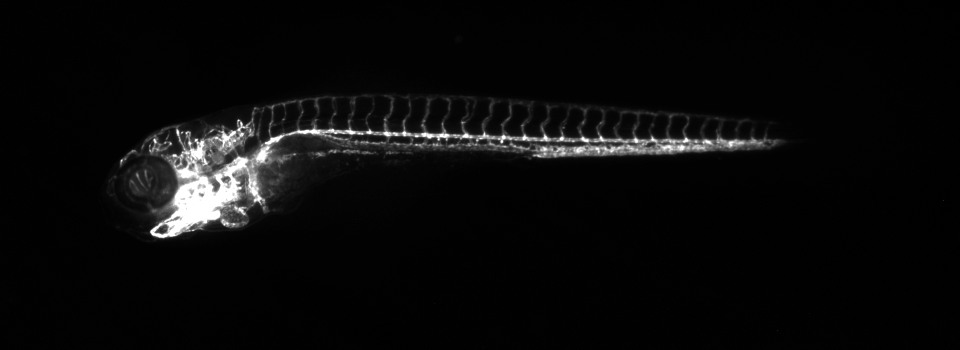
%> input picture examples/CHLA10/ch1/fish_0001.tif, 1919 x 700 px (shown at 1/2 size)
$ octave --eval "result = pHash(imread('../examples/CHLA10/ch1/fish_0001.tif'));"   (GNU Octave 9; MATLAB toolbox functions it lacks are replaced by stand-ins)
%> lines starting %> are read from the running program, lines starting %| are printed output that depends on the picture
function hash = pHash(img)

    % Resize to 32x32
%
% Copyright (C) 2026, Danuser Lab - UTSouthwestern
%
% This file is part of FishATLAS_Package.
%
% FishATLAS_Package is free software: you can redistribute it and/or modify
% it under the terms of the GNU General Public License as published by
% the Free Software Foundation, either version 3 of the License, or
% (at your option) any later version.
%
% FishATLAS_Package is distributed in the hope that it will be useful,
% but WITHOUT ANY WARRANTY; without even the implied warranty of
% MERCHANTABILITY or FITNESS FOR A PARTICULAR PURPOSE.  See the
% GNU General Public License for more details.
%
% You should have received a copy of the GNU General Public License
% along with FishATLAS_Package.  If not, see <http://www.gnu.org/licenses/>.
%
%
    img = imresize(img, [32 32]);
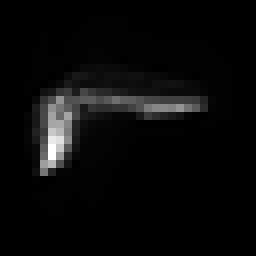
%> img: size 32x32 uint8 (shown 8 times larger); min 0, max 255, mean 10.2

    % Apply 2D Discrete Cosine Transform (DCT)
    dctImg = dct2(double(img));
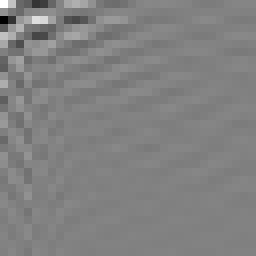
%> dctImg: size 32x32 double (shown 8 times larger); min -338.4, max 327.1, mean 0.1; drawn with min black and max white

    % Extract the top-left 8x8 DCT coefficients
    dctLowFreq = dctImg(1:8, 1:8);
%> dctLowFreq = [327.1 169.5 -64.81 -90.55 -200.3 -179 -70.56 8.3; 42.59 -22.13 -59.09 6.24 15.07 29.35 33.41 8.65; -338.4 -200.2 59.77 105.9 246 224.4 84.52 -17.37; -97.82 60.14 131 -22.9 -34.33 -63.08 -79.45 -19.47; 162.9 118.2 -4.53 -58.44 -155.7 -146.9 -47.99 27.96; 100 -66.94 -132.5 43.21 31.87 55.1 80.25 12.51; -2.88 -37.39 -38.94 22.74 57.09 55.93 10.05 -33.89; -76.81 50.86 83.87 -53.8 -13.92 -19.45 -45.35 4.44]

    % Compute the mean of the DCT coefficients (excluding DC)
    dctMean = mean(dctLowFreq(:));
%> dctMean = -0.409

    % Generate binary hash (1 if greater than mean, else 0)
    hash = dctLowFreq > dctMean;
%> hash = [true true false false false false false true; true false false true true true true true; false false true true true true true false; false true true false false false false false; true true false false false false false true; true false false true true true true true; false false false true true true true false; false true true false false false false true]

    % Convert binary matrix to a vector
    hash = hash(:)';
%> hash = 64 logical values, 32 true
end

$ run again, on examples/CHLA10/ch1/fish_0002.tif
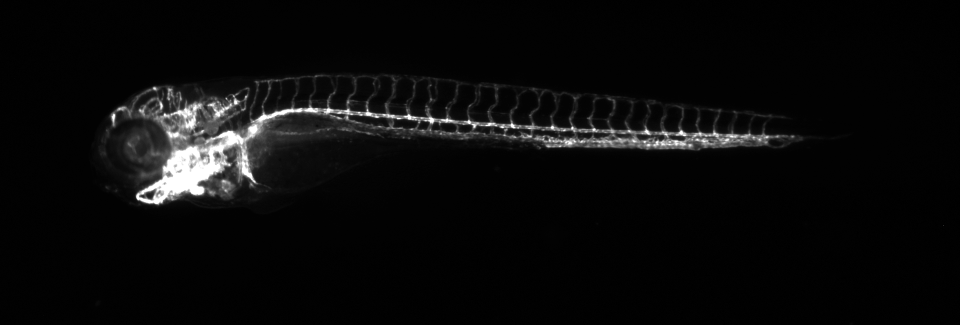
%> input picture examples/CHLA10/ch1/fish_0002.tif, 1919 x 650 px (shown at 1/2 size)
%> in pHash, `img = imresize(img, [32 32]);`:
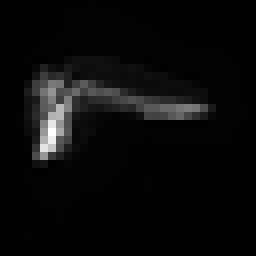
%> img: size 32x32 uint8 (shown 8 times larger); min 0, max 255, mean 10.7
%> in pHash, `dctImg = dct2(double(img));`:
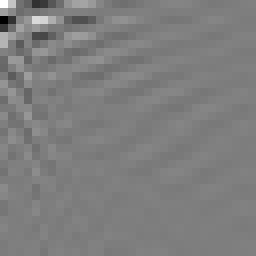
%> dctImg: size 32x32 double (shown 8 times larger); min -337.6, max 342.7, mean 0.1; drawn with min black and max white
%> dctLowFreq = [342.7 184.5 -35.01 -74.52 -204.4 -184.2 -105.2 -42.96; 88.82 29.29 -45.1 -24.12 -32.46 -13.02 2.5 1.81; -337.6 -200.5 18.39 65.81 241.6 226.6 128.4 50.43; -183.9 -43.22 93.89 33.48 68.05 27.7 -11.91 -6.89; 138.3 87.44 26.23 -0.439 -140.4 -144.3 -78.92 -24.48; 144.3 -6.19 -93.17 11.73 -49.68 -10.71 32.91 16.01; 6.55 -9 -50.13 -23.41 55.5 66.4 31.71 -1.38; -54.15 72.71 66.11 -64.06 7.73 -19.17 -52.5 -22.72]
%> dctMean = -0.347
%> in pHash, `hash = dctLowFreq > dctMean;`: hash = [true true false false false false false false; true true false false false false true true; false false true true true true true true; false false true true true true false false; true true true false false false false false; true false false true false false true true; true false false false true true true false; false true true false true false false false]
%> in pHash, `hash = hash(:)';`: hash = 64 logical values, 30 true

$ run again, on examples/CHLA10/ch1/fish_0003.tif
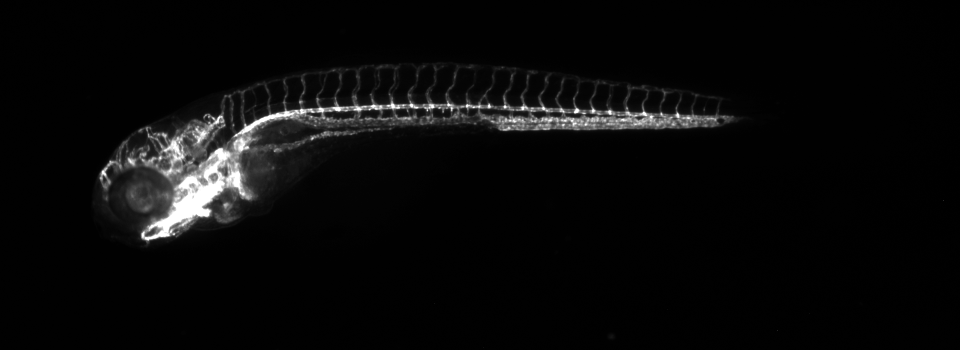
%> input picture examples/CHLA10/ch1/fish_0003.tif, 1919 x 700 px (shown at 1/2 size)
%> in pHash, `img = imresize(img, [32 32]);`:
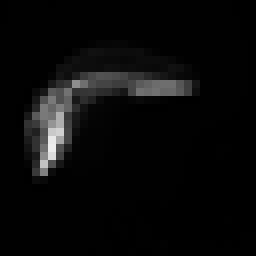
%> img: size 32x32 uint8 (shown 8 times larger); min 0, max 236, mean 9.9
%> in pHash, `dctImg = dct2(double(img));`:
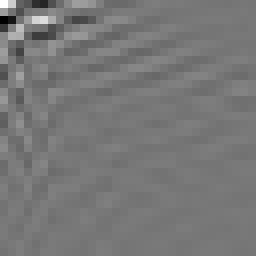
%> dctImg: size 32x32 double (shown 8 times larger); min -279.5, max 315.3, mean 0; drawn with min black and max white
%> dctLowFreq = [315.3 198.2 -49.93 -79.7 -170.6 -192.3 -90.65 -23.45; 87.53 -9.13 -91.78 -9.1 3.73 10.09 42.85 25.42; -279.5 -227.6 -8.69 89.89 214.3 234.9 124 28.17; -145.4 19.39 159.1 13.13 -2.35 -13.29 -92.94 -58.38; 35.92 131.1 124.1 -54.29 -137.6 -134.5 -105.6 -13.68; 45 -20.98 -62.41 3.21 -9.36 6.51 64 47.81; 88.01 -47.43 -122.2 36.37 39.12 21.66 60.91 1.72; 66.93 5.51 -59.98 -2.41 5.28 -7.07 2.92 -8.2]
%> dctMean = 0.337
%> in pHash, `hash = dctLowFreq > dctMean;`: hash = [true true false false false false false false; true false false false true true true true; false false false true true true true true; false true true true false false false false; true true true false false false false false; true false false true false true true true; true false false true true true true true; true true false false true false true false]
%> in pHash, `hash = hash(:)';`: hash = 64 logical values, 33 true
